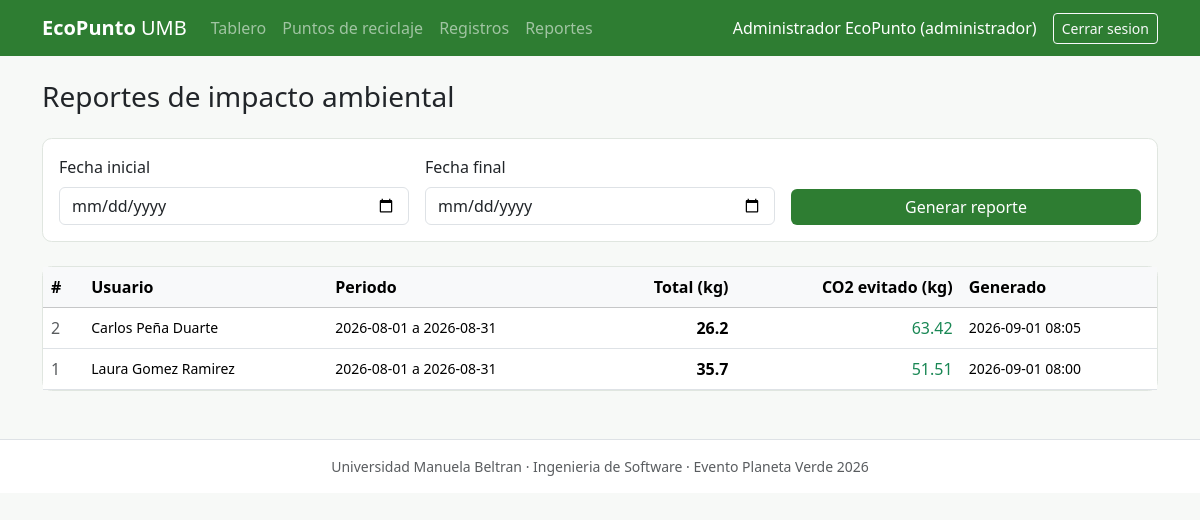
The app's page /reportes (signed in) with its own data.
### tables this page shows
CREATE TABLE reporte_ambiental (
    id_reporte        INTEGER PRIMARY KEY AUTOINCREMENT,
    id_usuario        INTEGER       NOT NULL,
    fecha_generacion  DATETIME      NOT NULL DEFAULT CURRENT_TIMESTAMP,
    fecha_inicio      DATE          NOT NULL,
    fecha_fin         DATE          NOT NULL,
    total_kg          DECIMAL(10,2) NOT NULL DEFAULT 0,
    co2_evitado       DECIMAL(10,2) NOT NULL DEFAULT 0,
    CONSTRAINT fk_reporte_usuario FOREIGN KEY (id_usuario)
        REFERENCES usuario (id_usuario) ON DELETE CASCADE ON UPDATE CASCADE
);

CREATE TABLE usuario (
    id_usuario       INTEGER PRIMARY KEY AUTOINCREMENT,
    nombre           VARCHAR(100) NOT NULL,
    correo           VARCHAR(120) NOT NULL UNIQUE,
    contrasena_hash  VARCHAR(200) NOT NULL,
    rol              VARCHAR(20)  NOT NULL DEFAULT 'ciudadano'
                     CHECK (rol IN ('ciudadano', 'administrador')),
    fecha_registro   DATETIME     NOT NULL DEFAULT CURRENT_TIMESTAMP,
    activo           INTEGER      NOT NULL DEFAULT 1
);

### app.py (the view, shortened to what this page needs)
@app.route("/reportes", methods=["GET", "POST"])
@login_requerido
def reportes():
    resumen = None
    solo_mios = session.get("rol") != "administrador"
    return render_template(
        "reportes.html",
        reportes=bd.listar_reportes(session["id_usuario"] if solo_mios else None),
        resumen=resumen, hoy=date.today().isoformat(),
    )

### app.py (called while the page is built)
def login_requerido(funcion):
    @wraps(funcion)
    def envoltura(*args, **kwargs):
        if "id_usuario" not in session:
            flash("Debe iniciar sesion para acceder a esta seccion.", "warning")
            return redirect(url_for("login"))
        return funcion(*args, **kwargs)
    return envoltura

### database.py (called while the page is built)
def get_connection():
    conexion = sqlite3.connect(DB_PATH)
    conexion.row_factory = sqlite3.Row
    conexion.execute("PRAGMA foreign_keys = ON")
    return conexion

def consultar(sql, parametros=(), uno=False):
    with get_connection() as conexion:
        cursor = conexion.execute(sql, parametros)
        return cursor.fetchone() if uno else cursor.fetchall()

def listar_reportes(id_usuario=None):
    sql = """SELECT rep.*, u.nombre AS usuario
             FROM reporte_ambiental rep
             INNER JOIN usuario u ON u.id_usuario = rep.id_usuario"""
    parametros = ()
    if id_usuario:
        sql += " WHERE rep.id_usuario = ?"
        parametros = (id_usuario,)
    return consultar(sql + " ORDER BY rep.fecha_generacion DESC", parametros)

### templates/reportes.html (shortened to what this page needs)
{% extends "base.html" %}
{% block contenido %}
<h1 class="h3 mb-4">Reportes de impacto ambiental</h1>
<div class="card mb-4"><div class="card-body">
  <form method="post" class="row g-3 align-items-end">
    <div class="col-md-4">
      <label class="form-label" for="fecha_inicio">Fecha inicial</label>
      <input class="form-control" type="date" id="fecha_inicio" name="fecha_inicio" required max="{{ hoy }}">
    </div>
    <div class="col-md-4">
      <label class="form-label" for="fecha_fin">Fecha final</label>
      <input class="form-control" type="date" id="fecha_fin" name="fecha_fin" required max="{{ hoy }}">
    </div>
    <div class="col-md-4"><button class="btn btn-verde w-100">Generar reporte</button></div>
  </form>
</div></div>
<div class="card"><div class="table-responsive">
<table class="table align-middle mb-0">
  <thead class="table-light"><tr><th>#</th><th>Usuario</th><th>Periodo</th><th class="text-end">Total (kg)</th>
    <th class="text-end">CO2 evitado (kg)</th><th>Generado</th></tr></thead>
  <tbody>
  {% for rep in reportes %}
    <tr><td class="text-muted">{{ rep.id_reporte }}</td><td class="small">{{ rep.usuario }}</td>
        <td class="small">{{ rep.fecha_inicio }} a {{ rep.fecha_fin }}</td>
        <td class="text-end fw-semibold">{{ rep.total_kg }}</td>
        <td class="text-end text-success">{{ rep.co2_evitado }}</td>
        <td class="small">{{ rep.fecha_generacion[:16] }}</td></tr>
  {% else %}
    <tr><td colspan="6" class="text-center text-muted py-4">No hay reportes generados.</td></tr>
  {% endfor %}
  </tbody>
</table>
</div></div>
{% endblock %}

### static/css/estilos.css (style rules this page uses)
:root { --verde-umb: #2E7D32; --verde-oscuro: #1B5E20; --verde-claro: #E8F5E9; }
body { background-color: #F7F9F7; font-family: "Segoe UI", system-ui, sans-serif; }
.btn-verde { background-color: var(--verde-umb); color: #fff; border: none; }
.card { border: 1px solid #E0E6E0; border-radius: .6rem; }

### records on screen
reporte_ambiental: id_reporte "2", usuario "Carlos Peña Duarte", fecha_inicio "2026-08-01", fecha_fin "2026-08-31", total_kg "26.2", co2_evitado "63.42", fecha_generacion "2026-09-01 08:05"
reporte_ambiental: id_reporte "1", usuario "Laura Gomez Ramirez", fecha_inicio "2026-08-01", fecha_fin "2026-08-31", total_kg "35.7", co2_evitado "51.51", fecha_generacion "2026-09-01 08:00"

### other values on screen
{{ session.nombre }} "Administrador EcoPunto"
{{ session.rol }} "administrador"
